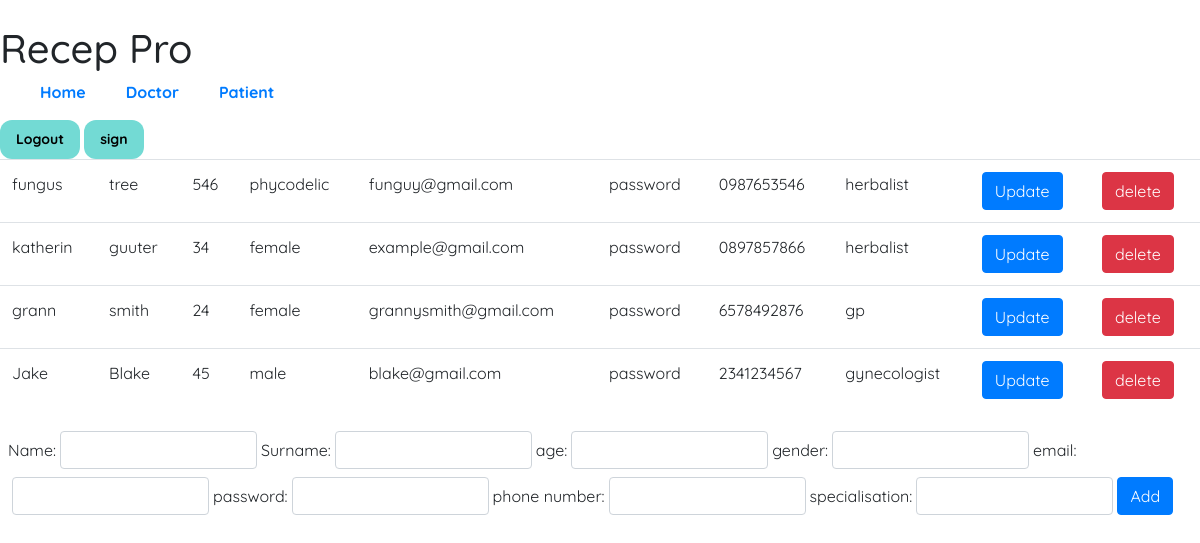
/doctor.php, run on the app's committed database.
### tables this page shows
CREATE TABLE `doctor_table` (
  `id` int(25) NOT NULL,
  `profile_image` varchar(100) NOT NULL,
  `name` varchar(25) NOT NULL,
  `surname` varchar(25) NOT NULL,
  `age` int(10) DEFAULT NULL,
  `gender` varchar(25) NOT NULL,
  `email` varchar(25) NOT NULL,
  `password` varchar(50) NOT NULL,
  `phone_number` varchar(12) NOT NULL,
  `specialisation` varchar(50) NOT NULL
);

### doctor_read.php (the view, shortened to what this page needs)
<?php
include 'db.php';
$sql = "SELECT * FROM doctor_table";
$result = $conn->query($sql);
while ($row = $result->fetch_assoc()) {
    echo "<tr>";
    if ($row['id'] == $_GET['id']) {
        echo '<form class="form-inline m-2" action="doctor_update.php" method="POST">';
        echo '<td><input type="text" class="form-control" name="name" value="' . $row['name'] . '"></td>';
        echo '<td><input type="text" class="form-control" name="surname" value="' . $row['surname'] . '"></td>';
        echo '<td><input type="number" class="form-control" name="age" value="' . $row['age'] . '"></td>';
        echo '<td><input type="text" class="form-control" name="gender" value="' . $row['gender'] . '"></td>';
        echo '<td><input type="text" class="form-control" name="email" value="' . $row['email'] . '"></td>';
        echo '<td><input type="text" class="form-control" name="password" value="' . $row['password'] . '"></td>';
        echo '<td><input type="text" class="form-control" name="phone_number" value="' . $row['phone_number'] . '"></td>';
        echo '<td><input type="text" class="form-control" name="specialisation" value="' . $row['specialisation'] . '"></td>';
        echo '<td><button type="submit" class="btn btn-primary">Save</button></td>';
        echo '<input type="hidden" name="id" value="' . $row['id'] . '">';
        echo '</form>';
    } else {
        echo "<td>" . $row['name'] . "</td>";
        echo "<td>" . $row['surname'] . "</td>";
        echo "<td>" . $row['age'] . "</td>";
        echo "<td>" . $row['gender'] . "</td>";
        echo "<td>" . $row['email'] . "</td>";
        echo "<td>" . $row['password'] . "</td>";
        echo "<td>" . $row['phone_number'] . "</td>";
        echo "<td>" . $row['specialisation'] . "</td>";
        echo '<td><a class="btn btn-primary" href="doctor.php?id=' . $row['id'] . '" role="button"> Update </a></td>';
    }
    echo '<td><a class="btn btn-danger" href="doctorDelete.php?id=' . $row['id'] . '" role="button"> delete </a></td>';
    echo "</tr>";
}
?>

### doctor.php (shortened to what this page needs)
<!DOCTYPE html>
<html lang="en">
<head>
    <link rel="stylesheet" href="doctor.css">
    <link rel="stylesheet" href="https://maxcdn.bootstrapcdn.com/bootstrap/4.5.2/css/bootstrap.min.css">
</head>
<body>
     <div id="navbar">
        <div class="title-con">
            <div class="logo">
            </div>
            <div class="sitename">
                <h1>Recep Pro</h1>
            </div>
        </div>
        <div>
            <ul>
                <a href="main.php">
                    <li>home</li>
                </a>
                <a href="doctor.php">
                    <li>doctor</li>
                </a>
                <a href="patient.php">
                    <li>patient</li>
                </a>
            </ul>
        </div>
        <div class="nav-button-con">
            <button> <a href="index.php">Logout</a></button>
            <button id="signup-btn"><a href="./loginSystem/index.php">sign</a></button>
        </div>
    </div>
    <table class="table">
            <tbody>
                <?php
                include 'doctor_read.php';
                ?>
            </tbody>
        </table>
        <form class="form-inline m-2" action="create.php" method="POST">
            <label for="name">Name:</label>
            <input type="text" class="form-control m-1" id="name" name="name">
            <label for="surname">Surname:</label>
            <input type="text" class="form-control m-1" id="surname" name="surname">
            <label for="age">age:</label>
            <input type="number" class="form-control m-1" id="age" name="age">
            <label for="gender">gender:</label>
            <input type="text" class="form-control m-1" id="gender" name="gender">
            <label for="email">email:</label>
            <input type="email" class="form-control m-1" id="email" name="email">
            <label for="password">password:</label>
            <input type="text" class="form-control m-1" id="password" name="password">
            <label for="phone_number">phone number:</label>
            <input type="number" class="form-control m-1" id="phone_number" name="phone_number">
            <label for="specialisation">specialisation:</label>
            <input type="text" class="form-control m-1" id="specialisation" name="specialisation">
            <button type="submit" class="btn btn-primary doctor">Add</button>
        </form>
    <link rel="stylesheet" href="doctor.css">
</body>
</html>

### doctor.css (style rules this page uses)
:root { --white: #fff; --blue: #73DAD4; --red: #EE4E4E; --grey: #999999; --black: #000; }
body { font-family: 'Quicksand', sans-serif; }
#navbar ul { list-style: none; display: flex; flex-direction: row; gap: 40px; font-weight: 700; text-transform: capitalize; }
.nav-button-con button { background-color: var(--blue); border-radius: 12px; padding: 9px 16px; outline: none; border: none; font-size: 14px; font-weight: 700; font-family: 'Quicksand', sans-serif; cursor: pointer; color: #000; }
.nav-button-con button a { color: #000; text-decoration: none; }

### data on the page
doctor_table: name "fungus", surname "tree", age "546", gender "phycodelic", email "funguy@gmail.com", password "password", phone_number "0987653546", specialisation "herbalist"
doctor_table: name "katherin", surname "guuter", age "34", gender "female", email "example@gmail.com", password "password", phone_number "0897857866", specialisation "herbalist"
doctor_table: name "grann", surname "smith", age "24", gender "female", email "grannysmith@gmail.com", password "password", phone_number "6578492876", specialisation "gp"
doctor_table: name "Jake", surname "Blake", age "45", gender "male", email "blake@gmail.com", password "password", phone_number "2341234567", specialisation "gynecologist"
